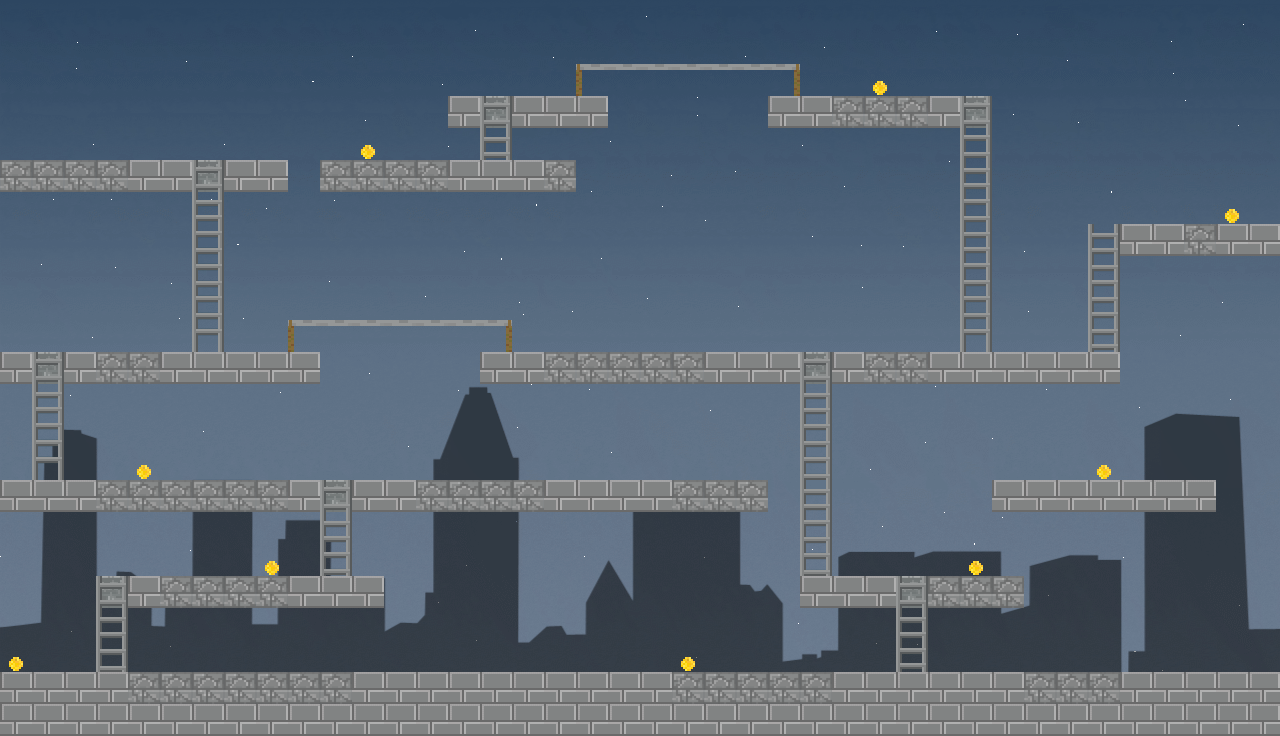

Below is a game level as drawn by its tile map, then a one-line description and the .tmx that defines it (tile-layer data replaced by summaries):
An orthogonal 40x23 tile map with 32x32 px tiles, 7 tile layers (Background, Block, Block_Removable, Coins, ...), 2 tilesets and 3 objects (Player_1, 1, level2).

<map version="1.0" orientation="orthogonal" renderorder="right-down" width="40" height="23" tilewidth="32" tileheight="32" nextobjectid="26">
 <tileset firstgid="1" name="scifi_platformTiles_32x32" tilewidth="32" tileheight="32" tilecount="805" columns="35">
  <image source="scifi_platformTiles_32x32.png" width="1120" height="736" />
 </tileset>
 <tileset firstgid="806" name="bg_star_2" tilewidth="32" tileheight="32" tilecount="920" columns="40">
  <image source="bg_star_2.png" width="1280" height="736" />
 </tileset>
 <layer name="Background" width="40" height="23">
  <properties>
   <property name="music" value="level1.ogg" />
  </properties>
  <data>[920 cells, 920 non-empty, 920 distinct tile ids]</data>
 </layer>
 <layer name="Block" width="40" height="23">
  <properties>
   <property name="solid" type="bool" value="true" />
  </properties>
  <data>[920 cells, 126 non-empty, 1 distinct tile ids]</data>
 </layer>
 <layer name="Block_Removable" width="40" height="23">
  <properties>
   <property name="removable" type="bool" value="true" />
   <property name="solid" type="bool" value="true" />
  </properties>
  <data>[920 cells, 57 non-empty, 1 distinct tile ids]</data>
 </layer>
 <layer name="Coins" width="40" height="23">
  <properties>
   <property name="collectible" type="bool" value="true" />
  </properties>
  <data>[920 cells, 9 non-empty, 1 distinct tile ids]</data>
 </layer>
 <layer name="Leiter" width="40" height="23">
  <properties>
   <property name="climbable" type="bool" value="true" />
  </properties>
  <data>[920 cells, 31 non-empty, 13 distinct tile ids]</data>
 </layer>
 <layer name="Leiter_Top" width="40" height="23">
  <properties>
   <property name="climbable" type="bool" value="true" />
   <property name="solid" type="bool" value="true" />
  </properties>
  <data>[920 cells, 9 non-empty, 2 distinct tile ids]</data>
 </layer>
 <layer name="Seil" width="40" height="23">
  <properties>
   <property name="rope" type="bool" value="true" />
  </properties>
  <data>[920 cells, 14 non-empty, 3 distinct tile ids]</data>
 </layer>
 <objectgroup name="Spawn_Locations">
  <object id="20" name="Player_1" x="96" y="123" width="32" height="32">
   <properties>
    <property name="players" type="bool" value="true" />
   </properties>
  </object>
  <object id="24" name="Enemies_1" type="1" x="672" y="315" width="32" height="32">
   <properties>
    <property name="enemies" type="bool" value="true" />
   </properties>
  </object>
  <object id="25" name="Exit_Gate" type="level2" x="1152" y="160" width="64" height="64" />
 </objectgroup>
</map>
